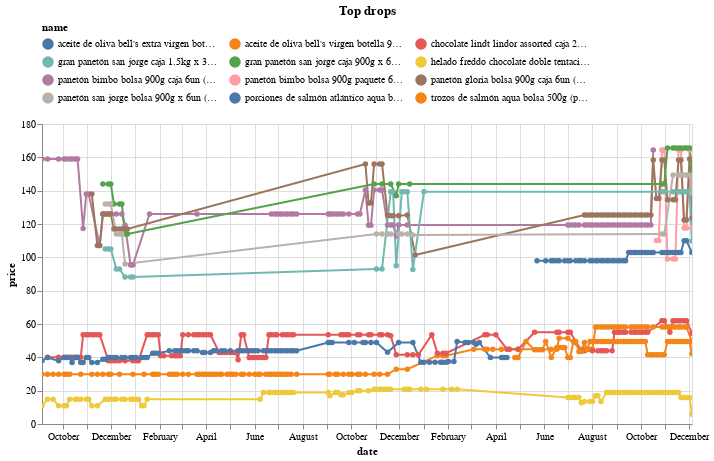

This figure's notebook cell:
### Code cell
(top_changes_abs
 .sort_values('change')
 .head(10)
 .pipe(plot_changes, 'Top drops')
)

### Figure 1 — Vega-Lite specification as saved in the notebook (floating-point values rounded to 4 significant figures; data arrays with more than 128 entries replaced by an {"elided": "..."} marker saying what was removed)
{"config": {"view": {"continuousWidth": 300, "continuousHeight": 300}, "legend": {"columns": 3, "orient": "top"}}, "data": {"name": "data-ef1ddbd2aeffbdf2e0c30817d82ddf6e"}, "mark": {"type": "line", "point": true}, "encoding": {"color": {"field": "name", "scale": {"domain": ["aceite de oliva bell's extra virgen botella 2l (plaza_vea)", "aceite de oliva bell's virgen botella 900ml (plaza_vea)", "chocolate lindt lindor assorted caja 200g (plaza_vea)", "gran panetón san jorge caja 1.5kg x 3un (plaza_vea)", "gran panetón san jorge caja 900g x 6un (plaza_vea)", "helado freddo chocolate doble tentación vaso 375g (plaza_vea)", "panetón bimbo bolsa 900g caja 6un (plaza_vea)", "panetón bimbo bolsa 900g paquete 6un (plaza_vea)", "panetón gloria bolsa 900g caja 6un (plaza_vea)", "panetón san jorge bolsa 900g x 6un (plaza_vea)", "porciones de salmón atlántico aqua bolsa 500g (plaza_vea)", "trozos de salmón aqua bolsa 500g (plaza_vea)"]}, "type": "nominal"}, "tooltip": [{"field": "name", "type": "nominal"}, {"field": "price", "type": "quantitative"}, {"field": "last_price", "type": "quantitative"}], "x": {"field": "date", "type": "temporal"}, "y": {"field": "price", "type": "quantitative"}}, "params": [{"name": "param_9", "select": {"type": "point", "fields": ["name"]}, "bind": "legend"}, {"name": "param_10", "select": {"type": "interval", "encodings": ["x", "y"]}, "bind": "scales"}], "title": "Top drops", "transform": [{"filter": {"param": "param_9"}}], "width": 650, "$schema": "https://vega.github.io/schema/vega-lite/v5.20.1.json", "datasets": {"data-ef1ddbd2aeffbdf2e0c30817d82ddf6e": {"elided": "811 records"}}}
